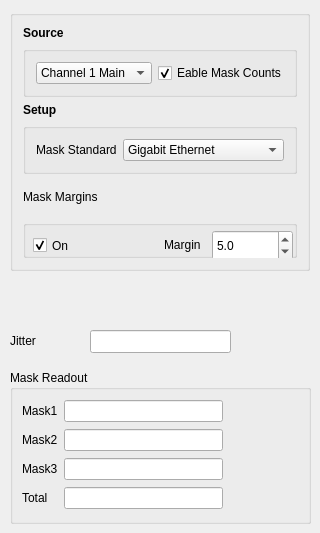
            <widget class="QWidget" name="tab_mask">
             <attribute name="title">
              <string>Mask</string>
             </attribute>
             <widget class="QGroupBox" name="verticalGroupBox_mask">
              <property name="geometry">
               <rect>
                <x>10</x>
                <y>10</y>
                <width>300</width>
                <height>261</height>
               </rect>
              </property>
              <layout class="QVBoxLayout" name="verticalLayout_4">
               <property name="leftMargin">
                <number>10</number>
               </property>
               <property name="topMargin">
                <number>10</number>
               </property>
               <property name="rightMargin">
                <number>10</number>
               </property>
               <property name="bottomMargin">
                <number>10</number>
               </property>
               <item>
                <widget class="QLabel" name="label_src">
                 <property name="sizePolicy">
                  <sizepolicy hsizetype="Preferred" vsizetype="Maximum">
                   <horstretch>0</horstretch>
                   <verstretch>0</verstretch>
                  </sizepolicy>
                 </property>
                 <property name="font">
                  <font>
                   <weight>75</weight>
                   <bold>true</bold>
                  </font>
                 </property>
                 <property name="text">
                  <string>Source</string>
                 </property>
                </widget>
               </item>
               <item>
                <widget class="QGroupBox" name="GroupBox_src">
                 <property name="sizePolicy">
                  <sizepolicy hsizetype="Preferred" vsizetype="Fixed">
                   <horstretch>0</horstretch>
                   <verstretch>0</verstretch>
                  </sizepolicy>
                 </property>
                 <layout class="QHBoxLayout" name="horizontalLayout_selCh_2">
                  <property name="leftMargin">
                   <number>10</number>
                  </property>
                  <property name="topMargin">
                   <number>10</number>
                  </property>
                  <property name="rightMargin">
                   <number>10</number>
                  </property>
                  <property name="bottomMargin">
                   <number>10</number>
                  </property>
                  <item>
                   <widget class="QComboBox" name="comboBox_src">
                    <property name="sizePolicy">
                     <sizepolicy hsizetype="Preferred" vsizetype="Fixed">
                      <horstretch>0</horstretch>
                      <verstretch>0</verstretch>
                     </sizepolicy>
                    </property>
                    <property name="maxVisibleItems">
                     <number>10</number>
                    </property>
                    <item>
                     <property name="text">
                      <string>Channel 1 Main</string>
                     </property>
                    </item>
                    <item>
                     <property name="text">
                      <string>Channel 2 Main</string>
                     </property>
                    </item>
                    <item>
                     <property name="text">
                      <string>Channel 3 Main</string>
                     </property>
                    </item>
                    <item>
                     <property name="text">
                      <string>Channel 4 Main</string>
                     </property>
                    </item>
                    <item>
                     <property name="text">
                      <string>Channel 5 Main</string>
                     </property>
                    </item>
                    <item>
                     <property name="text">
                      <string>Channel 6 Main</string>
                     </property>
                    </item>
                    <item>
                     <property name="text">
                      <string>Channel 7 Main</string>
                     </property>
                    </item>
                    <item>
                     <property name="text">
                      <string>Channel 8 Main</string>
                     </property>
                    </item>
                   </widget>
                  </item>
                  <item>
                   <widget class="QCheckBox" name="checkBox_enable">
                    <property name="sizePolicy">
                     <sizepolicy hsizetype="Preferred" vsizetype="Fixed">
                      <horstretch>0</horstretch>
                      <verstretch>0</verstretch>
                     </sizepolicy>
                    </property>
                    <property name="text">
                     <string>Eable Mask Counts</string>
                    </property>
                    <property name="checked">
                     <bool>true</bool>
                    </property>
                   </widget>
                  </item>
                 </layout>
                </widget>
               </item>
               <item>
                <widget class="QLabel" name="label_maskSetup">
                 <property name="sizePolicy">
                  <sizepolicy hsizetype="Preferred" vsizetype="Maximum">
                   <horstretch>0</horstretch>
                   <verstretch>0</verstretch>
                  </sizepolicy>
                 </property>
                 <property name="font">
                  <font>
                   <weight>75</weight>
                   <bold>true</bold>
                  </font>
                 </property>
                 <property name="text">
                  <string>Setup</string>
                 </property>
                </widget>
               </item>
               <item>
                <widget class="QGroupBox" name="GroupBox_maskSetup">
                 <layout class="QFormLayout" name="formLayout_3">
                  <property name="leftMargin">
                   <number>10</number>
                  </property>
                  <property name="topMargin">
                   <number>10</number>
                  </property>
                  <property name="rightMargin">
                   <number>10</number>
                  </property>
                  <property name="bottomMargin">
                   <number>10</number>
                  </property>
                  <item row="0" column="0">
                   <widget class="QLabel" name="label_maskStd">
                    <property name="sizePolicy">
                     <sizepolicy hsizetype="Preferred" vsizetype="Preferred">
                      <horstretch>0</horstretch>
                      <verstretch>0</verstretch>
                     </sizepolicy>
                    </property>
                    <property name="text">
                     <string>Mask Standard</string>
                    </property>
                   </widget>
                  </item>
                  <item row="0" column="1">
                   <widget class="QComboBox" name="comboBox_maskStd">
                    <property name="sizePolicy">
                     <sizepolicy hsizetype="Preferred" vsizetype="Fixed">
                      <horstretch>0</horstretch>
                      <verstretch>0</verstretch>
                     </sizepolicy>
                    </property>
                    <property name="currentIndex">
                     <number>1</number>
                    </property>
                    <item>
                     <property name="text">
                      <string>OC-48/STM-16</string>
                     </property>
                    </item>
                    <item>
                     <property name="text">
                      <string>Gigabit Ethernet</string>
                     </property>
                    </item>
                   </widget>
                  </item>
                 </layout>
                </widget>
               </item>
               <item>
                <widget class="QLabel" name="label_maskmargins">
                 <property name="maximumSize">
                  <size>
                   <width>278</width>
                   <height>34</height>
                  </size>
                 </property>
                 <property name="styleSheet">
                  <string notr="true">font: 75 9pt &quot;Arial Rounded MT Bold&quot;;</string>
                 </property>
                 <property name="text">
                  <string>Mask Margins</string>
                 </property>
                </widget>
               </item>
               <item>
                <widget class="QGroupBox" name="groupBox_maskmargins">
                 <property name="title">
                  <string/>
                 </property>
                 <widget class="QCheckBox" name="checkBox_maskmargins_enable">
                  <property name="geometry">
                   <rect>
                    <x>10</x>
                    <y>10</y>
                    <width>51</width>
                    <height>31</height>
                   </rect>
                  </property>
                  <property name="text">
                   <string>On</string>
                  </property>
                  <property name="checked">
                   <bool>true</bool>
                  </property>
                 </widget>
                 <widget class="QDoubleSpinBox" name="doubleSpinBox_marginspercent">
                  <property name="geometry">
                   <rect>
                    <x>189</x>
                    <y>10</y>
                    <width>81</width>
                    <height>31</height>
                   </rect>
                  </property>
                  <property name="decimals">
                   <number>1</number>
                  </property>
                  <property name="minimum">
                   <double>-90.000000000000000</double>
                  </property>
                  <property name="value">
                   <double>5.000000000000000</double>
                  </property>
                 </widget>
                 <widget class="QLabel" name="label">
                  <property name="geometry">
                   <rect>
                    <x>141</x>
                    <y>9</y>
                    <width>51</width>
                    <height>31</height>
                   </rect>
                  </property>
                  <property name="text">
                   <string>Margin</string>
                  </property>
                 </widget>
                </widget>
               </item>
              </layout>
             </widget>
             <widget class="QGroupBox" name="groupBox_2_mask_readout">
              <property name="geometry">
               <rect>
                <x>10</x>
                <y>370</y>
                <width>301</width>
                <height>154</height>
               </rect>
              </property>
              <property name="title">
               <string>Mask Readout</string>
              </property>
              <layout class="QGridLayout" name="gridLayout_3">
               <item row="0" column="0">
                <widget class="QLabel" name="label_2_Mask1">
                 <property name="styleSheet">
                  <string notr="true">font: 12pt &quot;Arial&quot;;</string>
                 </property>
                 <property name="text">
                  <string>Mask1</string>
                 </property>
                </widget>
               </item>
               <item row="0" column="1">
                <widget class="QLineEdit" name="lineEdit_mask1"/>
               </item>
               <item row="0" column="2">
                <widget class="QLabel" name="label_2_mask1_state">
                 <property name="minimumSize">
                  <size>
                   <width>70</width>
                   <height>0</height>
                  </size>
                 </property>
                 <property name="text">
                  <string/>
                 </property>
                </widget>
               </item>
               <item row="1" column="0">
                <widget class="QLabel" name="label_3_Mask2">
                 <property name="styleSheet">
                  <string notr="true">font: 12pt &quot;Arial&quot;;</string>
                 </property>
                 <property name="text">
                  <string>Mask2</string>
                 </property>
                </widget>
               </item>
               <item row="1" column="1">
                <widget class="QLineEdit" name="lineEdit_2_mask2">
                 <property name="styleSheet">
                  <string notr="true"/>
                 </property>
                </widget>
               </item>
               <item row="1" column="2">
                <widget class="QLabel" name="label_3_mask2_state">
                 <property name="text">
                  <string/>
                 </property>
                </widget>
               </item>
               <item row="2" column="0">
                <widget class="QLabel" name="label_4_Mask3">
                 <property name="styleSheet">
                  <string notr="true">font: 12pt &quot;Arial&quot;;</string>
                 </property>
                 <property name="text">
                  <string>Mask3</string>
                 </property>
                </widget>
               </item>
               <item row="2" column="1">
                <widget class="QLineEdit" name="lineEdit_3_mask3"/>
               </item>
               <item row="2" column="2">
                <widget class="QLabel" name="label_4_mask3_state">
                 <property name="text">
                  <string/>
                 </property>
                </widget>
               </item>
               <item row="3" column="0">
                <widget class="QLabel" name="label_5_Mask_total">
                 <property name="styleSheet">
                  <string notr="true">font: 12pt &quot;Arial&quot;;</string>
                 </property>
                 <property name="text">
                  <string>Total</string>
                 </property>
                </widget>
               </item>
               <item row="3" column="1">
                <widget class="QLineEdit" name="lineEdit_4_mask_total"/>
               </item>
              </layout>
             </widget>
             <widget class="QLabel" name="label_2_jitter">
              <property name="geometry">
               <rect>
                <x>10</x>
                <y>330</y>
                <width>61</width>
                <height>21</height>
               </rect>
              </property>
              <property name="styleSheet">
               <string notr="true">font: 12pt &quot;Arial&quot;;</string>
              </property>
              <property name="text">
               <string>Jitter</string>
              </property>
             </widget>
             <widget class="QLineEdit" name="lineEdit_jitter">
              <property name="geometry">
               <rect>
                <x>90</x>
                <y>330</y>
                <width>141</width>
                <height>23</height>
               </rect>
              </property>
             </widget>
             <widget class="QLabel" name="label_2_jitter_state">
              <property name="geometry">
               <rect>
                <x>247</x>
                <y>330</y>
                <width>61</width>
                <height>21</height>
               </rect>
              </property>
              <property name="text">
               <string/>
              </property>
             </widget>
            </widget>
